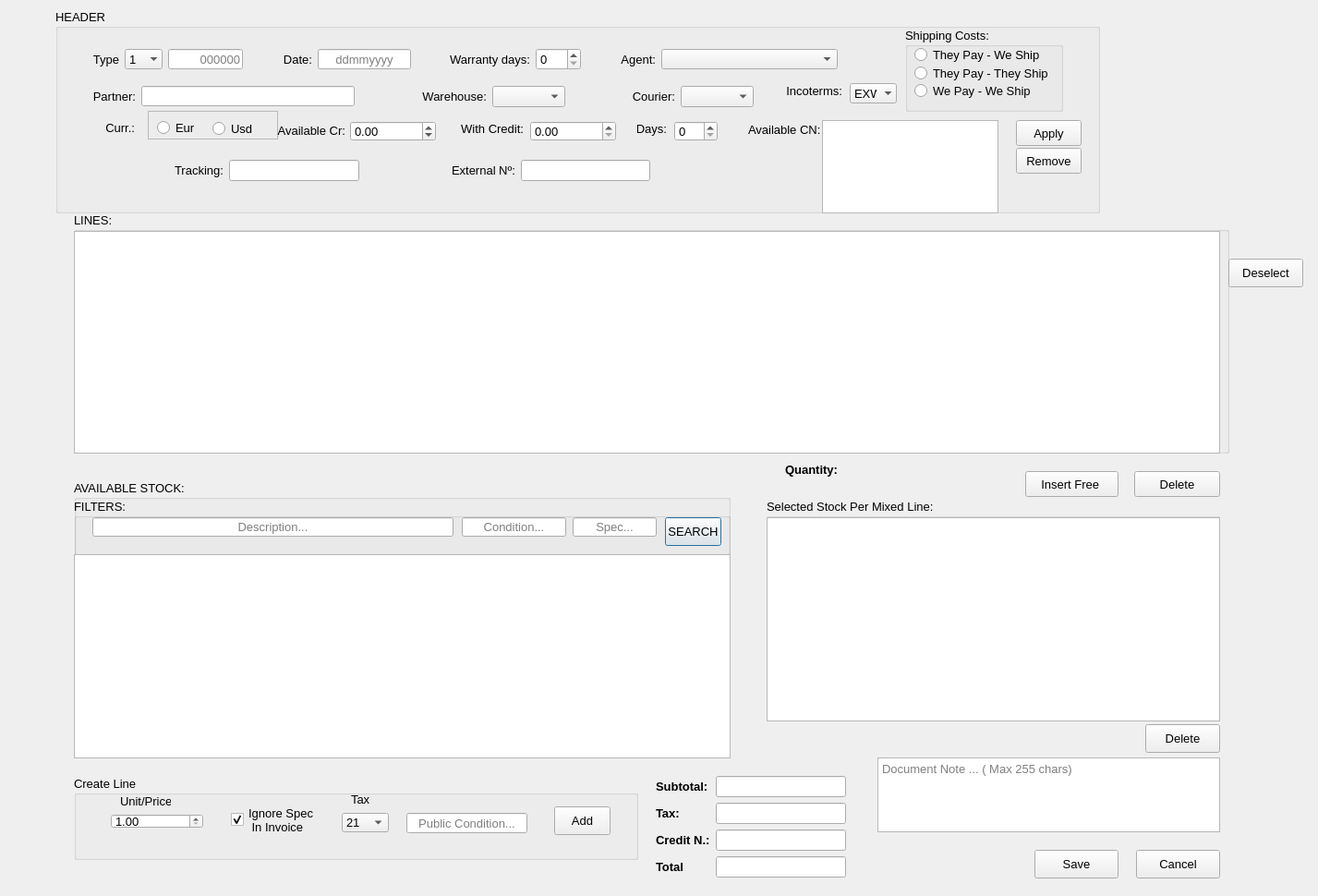
<?xml version="1.0" encoding="UTF-8"?>
<ui version="4.0">
 <class>SalesProformaForm</class>
 <widget class="QWidget" name="SalesProformaForm">
  <property name="geometry">
   <rect>
    <x>0</x>
    <y>0</y>
    <width>1427</width>
    <height>970</height>
   </rect>
  </property>
  <property name="font">
   <font>
    <pointsize>10</pointsize>
   </font>
  </property>
  <property name="windowTitle">
   <string>Sale Proforma / Invoice</string>
  </property>
  <property name="toolTip">
   <string>Press Return Key to see the results </string>
  </property>
  <property name="toolTipDuration">
   <number>1</number>
  </property>
  <widget class="QGroupBox" name="groupBox_4">
   <property name="geometry">
    <rect>
     <x>830</x>
     <y>540</y>
     <width>491</width>
     <height>241</height>
    </rect>
   </property>
   <property name="title">
    <string>Selected Stock Per Mixed Line:</string>
   </property>
   <widget class="QTableView" name="selected_stock_view">
    <property name="geometry">
     <rect>
      <x>0</x>
      <y>20</y>
      <width>491</width>
      <height>221</height>
     </rect>
    </property>
    <property name="selectionMode">
     <enum>QAbstractItemView::NoSelection</enum>
    </property>
    <property name="selectionBehavior">
     <enum>QAbstractItemView::SelectRows</enum>
    </property>
   </widget>
  </widget>
  <widget class="QGroupBox" name="groupBox">
   <property name="geometry">
    <rect>
     <x>80</x>
     <y>230</y>
     <width>1251</width>
     <height>261</height>
    </rect>
   </property>
   <property name="title">
    <string>LINES:</string>
   </property>
   <property name="flat">
    <bool>true</bool>
   </property>
   <widget class="QTableView" name="lines_view">
    <property name="enabled">
     <bool>true</bool>
    </property>
    <property name="geometry">
     <rect>
      <x>0</x>
      <y>20</y>
      <width>1241</width>
      <height>241</height>
     </rect>
    </property>
    <property name="selectionMode">
     <enum>QAbstractItemView::SingleSelection</enum>
    </property>
    <property name="selectionBehavior">
     <enum>QAbstractItemView::SelectRows</enum>
    </property>
   </widget>
  </widget>
  <widget class="QPushButton" name="cancel">
   <property name="geometry">
    <rect>
     <x>1230</x>
     <y>920</y>
     <width>91</width>
     <height>31</height>
    </rect>
   </property>
   <property name="text">
    <string>Cancel</string>
   </property>
  </widget>
  <widget class="QTextEdit" name="note">
   <property name="geometry">
    <rect>
     <x>950</x>
     <y>820</y>
     <width>371</width>
     <height>81</height>
    </rect>
   </property>
   <property name="placeholderText">
    <string>Document Note ... ( Max 255 chars) </string>
   </property>
  </widget>
  <widget class="QGroupBox" name="header">
   <property name="geometry">
    <rect>
     <x>60</x>
     <y>10</y>
     <width>1131</width>
     <height>221</height>
    </rect>
   </property>
   <property name="title">
    <string>HEADER</string>
   </property>
   <property name="flat">
    <bool>true</bool>
   </property>
   <widget class="QWidget" name="layoutWidget_2">
    <property name="geometry">
     <rect>
      <x>129</x>
      <y>160</y>
      <width>200</width>
      <height>29</height>
     </rect>
    </property>
    <layout class="QHBoxLayout" name="horizontalLayout_6">
     <item>
      <widget class="QLabel" name="label_9">
       <property name="text">
        <string>Tracking:</string>
       </property>
      </widget>
     </item>
     <item>
      <widget class="QLineEdit" name="tracking"/>
     </item>
    </layout>
   </widget>
   <widget class="QWidget" name="layoutWidget_3">
    <property name="geometry">
     <rect>
      <x>429</x>
      <y>160</y>
      <width>215</width>
      <height>29</height>
     </rect>
    </property>
    <layout class="QHBoxLayout" name="horizontalLayout_7">
     <item>
      <widget class="QLabel" name="label_17">
       <property name="text">
        <string>External Nº:</string>
       </property>
      </widget>
     </item>
     <item>
      <widget class="QLineEdit" name="external"/>
     </item>
    </layout>
   </widget>
   <widget class="QWidget" name="layoutWidget_4">
    <property name="geometry">
     <rect>
      <x>40</x>
      <y>80</y>
      <width>716</width>
      <height>29</height>
     </rect>
    </property>
    <layout class="QHBoxLayout" name="horizontalLayout_8">
     <item>
      <widget class="QLabel" name="label_18">
       <property name="text">
        <string>Partner:</string>
       </property>
       <property name="alignment">
        <set>Qt::AlignRight|Qt::AlignTrailing|Qt::AlignVCenter</set>
       </property>
      </widget>
     </item>
     <item>
      <widget class="QLineEdit" name="partner">
       <property name="minimumSize">
        <size>
         <width>231</width>
         <height>22</height>
        </size>
       </property>
       <property name="maximumSize">
        <size>
         <width>231</width>
         <height>22</height>
        </size>
       </property>
      </widget>
     </item>
     <item>
      <spacer name="horizontalSpacer_10">
       <property name="orientation">
        <enum>Qt::Horizontal</enum>
       </property>
       <property name="sizeHint" stdset="0">
        <size>
         <width>58</width>
         <height>20</height>
        </size>
       </property>
      </spacer>
     </item>
     <item>
      <widget class="QLabel" name="label_19">
       <property name="text">
        <string>Warehouse:</string>
       </property>
       <property name="alignment">
        <set>Qt::AlignRight|Qt::AlignTrailing|Qt::AlignVCenter</set>
       </property>
      </widget>
     </item>
     <item>
      <widget class="QComboBox" name="warehouse"/>
     </item>
     <item>
      <spacer name="horizontalSpacer_11">
       <property name="orientation">
        <enum>Qt::Horizontal</enum>
       </property>
       <property name="sizeHint" stdset="0">
        <size>
         <width>58</width>
         <height>20</height>
        </size>
       </property>
      </spacer>
     </item>
     <item>
      <widget class="QLabel" name="label_20">
       <property name="text">
        <string>Courier:</string>
       </property>
       <property name="alignment">
        <set>Qt::AlignRight|Qt::AlignTrailing|Qt::AlignVCenter</set>
       </property>
      </widget>
     </item>
     <item>
      <widget class="QComboBox" name="courier"/>
     </item>
    </layout>
   </widget>
   <widget class="QWidget" name="layoutWidget_5">
    <property name="geometry">
     <rect>
      <x>40</x>
      <y>40</y>
      <width>807</width>
      <height>29</height>
     </rect>
    </property>
    <layout class="QHBoxLayout" name="horizontalLayout_9">
     <item>
      <widget class="QLabel" name="label_21">
       <property name="layoutDirection">
        <enum>Qt::LeftToRight</enum>
       </property>
       <property name="text">
        <string>Type</string>
       </property>
       <property name="alignment">
        <set>Qt::AlignRight|Qt::AlignTrailing|Qt::AlignVCenter</set>
       </property>
      </widget>
     </item>
     <item>
      <widget class="QComboBox" name="type">
       <property name="minimumSize">
        <size>
         <width>41</width>
         <height>22</height>
        </size>
       </property>
       <property name="maximumSize">
        <size>
         <width>41</width>
         <height>22</height>
        </size>
       </property>
       <property name="frame">
        <bool>false</bool>
       </property>
       <item>
        <property name="text">
         <string>1</string>
        </property>
       </item>
       <item>
        <property name="text">
         <string>2</string>
        </property>
       </item>
       <item>
        <property name="text">
         <string>3</string>
        </property>
       </item>
       <item>
        <property name="text">
         <string>4</string>
        </property>
       </item>
       <item>
        <property name="text">
         <string>5</string>
        </property>
       </item>
       <item>
        <property name="text">
         <string>6</string>
        </property>
       </item>
      </widget>
     </item>
     <item>
      <widget class="QLineEdit" name="number">
       <property name="minimumSize">
        <size>
         <width>81</width>
         <height>20</height>
        </size>
       </property>
       <property name="maximumSize">
        <size>
         <width>81</width>
         <height>22</height>
        </size>
       </property>
       <property name="layoutDirection">
        <enum>Qt::LeftToRight</enum>
       </property>
       <property name="alignment">
        <set>Qt::AlignRight|Qt::AlignTrailing|Qt::AlignVCenter</set>
       </property>
       <property name="readOnly">
        <bool>true</bool>
       </property>
       <property name="placeholderText">
        <string>000000</string>
       </property>
      </widget>
     </item>
     <item>
      <spacer name="horizontalSpacer_12">
       <property name="orientation">
        <enum>Qt::Horizontal</enum>
       </property>
       <property name="sizeHint" stdset="0">
        <size>
         <width>28</width>
         <height>20</height>
        </size>
       </property>
      </spacer>
     </item>
     <item>
      <widget class="QLabel" name="label_22">
       <property name="text">
        <string>Date:</string>
       </property>
       <property name="alignment">
        <set>Qt::AlignRight|Qt::AlignTrailing|Qt::AlignVCenter</set>
       </property>
      </widget>
     </item>
     <item>
      <widget class="QLineEdit" name="date">
       <property name="minimumSize">
        <size>
         <width>101</width>
         <height>22</height>
        </size>
       </property>
       <property name="maximumSize">
        <size>
         <width>101</width>
         <height>22</height>
        </size>
       </property>
       <property name="alignment">
        <set>Qt::AlignCenter</set>
       </property>
       <property name="placeholderText">
        <string>ddmmyyyy</string>
       </property>
      </widget>
     </item>
     <item>
      <spacer name="horizontalSpacer_13">
       <property name="orientation">
        <enum>Qt::Horizontal</enum>
       </property>
       <property name="sizeHint" stdset="0">
        <size>
         <width>28</width>
         <height>20</height>
        </size>
       </property>
      </spacer>
     </item>
     <item>
      <widget class="QLabel" name="label_23">
       <property name="text">
        <string>Warranty days:</string>
       </property>
       <property name="alignment">
        <set>Qt::AlignRight|Qt::AlignTrailing|Qt::AlignVCenter</set>
       </property>
      </widget>
     </item>
     <item>
      <widget class="QSpinBox" name="warranty">
       <property name="maximum">
        <number>999</number>
       </property>
      </widget>
     </item>
     <item>
      <spacer name="horizontalSpacer_14">
       <property name="orientation">
        <enum>Qt::Horizontal</enum>
       </property>
       <property name="sizeHint" stdset="0">
        <size>
         <width>28</width>
         <height>20</height>
        </size>
       </property>
      </spacer>
     </item>
     <item>
      <widget class="QLabel" name="label_24">
       <property name="text">
        <string>Agent:</string>
       </property>
       <property name="alignment">
        <set>Qt::AlignRight|Qt::AlignTrailing|Qt::AlignVCenter</set>
       </property>
      </widget>
     </item>
     <item>
      <widget class="QComboBox" name="agent">
       <property name="minimumSize">
        <size>
         <width>191</width>
         <height>22</height>
        </size>
       </property>
       <property name="maximumSize">
        <size>
         <width>191</width>
         <height>22</height>
        </size>
       </property>
      </widget>
     </item>
    </layout>
   </widget>
   <widget class="QGroupBox" name="groupBox_3">
    <property name="geometry">
     <rect>
      <x>920</x>
      <y>20</y>
      <width>171</width>
      <height>91</height>
     </rect>
    </property>
    <property name="title">
     <string>Shipping Costs:</string>
    </property>
    <widget class="QRadioButton" name="they_pay_they_ship">
     <property name="geometry">
      <rect>
       <x>10</x>
       <y>40</y>
       <width>151</width>
       <height>18</height>
      </rect>
     </property>
     <property name="text">
      <string>They Pay - They Ship</string>
     </property>
    </widget>
    <widget class="QRadioButton" name="we_pay_we_ship">
     <property name="geometry">
      <rect>
       <x>10</x>
       <y>60</y>
       <width>151</width>
       <height>17</height>
      </rect>
     </property>
     <property name="text">
      <string>We Pay - We Ship</string>
     </property>
    </widget>
    <widget class="QRadioButton" name="they_pay_we_ship">
     <property name="geometry">
      <rect>
       <x>10</x>
       <y>20</y>
       <width>141</width>
       <height>18</height>
      </rect>
     </property>
     <property name="text">
      <string>They Pay - We Ship</string>
     </property>
    </widget>
   </widget>
   <widget class="QLabel" name="label_2">
    <property name="geometry">
     <rect>
      <x>750</x>
      <y>120</y>
      <width>81</width>
      <height>20</height>
     </rect>
    </property>
    <property name="text">
     <string>Available CN:</string>
    </property>
   </widget>
   <widget class="QListView" name="cnview">
    <property name="geometry">
     <rect>
      <x>830</x>
      <y>120</y>
      <width>191</width>
      <height>101</height>
     </rect>
    </property>
   </widget>
   <widget class="QPushButton" name="apply">
    <property name="geometry">
     <rect>
      <x>1040</x>
      <y>120</y>
      <width>71</width>
      <height>28</height>
     </rect>
    </property>
    <property name="text">
     <string>Apply</string>
    </property>
   </widget>
   <widget class="QPushButton" name="remove">
    <property name="geometry">
     <rect>
      <x>1040</x>
      <y>150</y>
      <width>71</width>
      <height>28</height>
     </rect>
    </property>
    <property name="text">
     <string>Remove</string>
    </property>
   </widget>
   <widget class="QLabel" name="label_25">
    <property name="geometry">
     <rect>
      <x>30</x>
      <y>120</y>
      <width>56</width>
      <height>16</height>
     </rect>
    </property>
    <property name="text">
     <string>Curr.:</string>
    </property>
    <property name="alignment">
     <set>Qt::AlignRight|Qt::AlignTrailing|Qt::AlignVCenter</set>
    </property>
   </widget>
   <widget class="QFrame" name="frame">
    <property name="geometry">
     <rect>
      <x>100</x>
      <y>110</y>
      <width>141</width>
      <height>31</height>
     </rect>
    </property>
    <property name="frameShape">
     <enum>QFrame::StyledPanel</enum>
    </property>
    <property name="frameShadow">
     <enum>QFrame::Raised</enum>
    </property>
    <widget class="QRadioButton" name="eur">
     <property name="geometry">
      <rect>
       <x>10</x>
       <y>8</y>
       <width>51</width>
       <height>20</height>
      </rect>
     </property>
     <property name="text">
      <string>Eur</string>
     </property>
    </widget>
    <widget class="QRadioButton" name="usd">
     <property name="geometry">
      <rect>
       <x>70</x>
       <y>10</y>
       <width>61</width>
       <height>18</height>
      </rect>
     </property>
     <property name="text">
      <string>Usd</string>
     </property>
    </widget>
   </widget>
   <widget class="QLabel" name="label_28">
    <property name="geometry">
     <rect>
      <x>630</x>
      <y>121</y>
      <width>32</width>
      <height>16</height>
     </rect>
    </property>
    <property name="text">
     <string>Days:</string>
    </property>
    <property name="alignment">
     <set>Qt::AlignRight|Qt::AlignTrailing|Qt::AlignVCenter</set>
    </property>
   </widget>
   <widget class="QSpinBox" name="days">
    <property name="geometry">
     <rect>
      <x>670</x>
      <y>121</y>
      <width>47</width>
      <height>22</height>
     </rect>
    </property>
    <property name="maximum">
     <number>999</number>
    </property>
   </widget>
   <widget class="QComboBox" name="incoterms">
    <property name="geometry">
     <rect>
      <x>860</x>
      <y>80</y>
      <width>51</width>
      <height>22</height>
     </rect>
    </property>
    <property name="minimumSize">
     <size>
      <width>51</width>
      <height>22</height>
     </size>
    </property>
    <property name="maximumSize">
     <size>
      <width>51</width>
      <height>22</height>
     </size>
    </property>
    <property name="iconSize">
     <size>
      <width>16</width>
      <height>16</height>
     </size>
    </property>
    <property name="frame">
     <bool>false</bool>
    </property>
    <item>
     <property name="text">
      <string>EXW</string>
     </property>
    </item>
    <item>
     <property name="text">
      <string>FOB</string>
     </property>
    </item>
    <item>
     <property name="text">
      <string>CIF</string>
     </property>
    </item>
    <item>
     <property name="text">
      <string>CIP</string>
     </property>
    </item>
    <item>
     <property name="text">
      <string>DAP</string>
     </property>
    </item>
    <item>
     <property name="text">
      <string>DAT</string>
     </property>
    </item>
   </widget>
   <widget class="QLabel" name="label_29">
    <property name="geometry">
     <rect>
      <x>790</x>
      <y>80</y>
      <width>62</width>
      <height>16</height>
     </rect>
    </property>
    <property name="text">
     <string>Incoterms:</string>
    </property>
    <property name="alignment">
     <set>Qt::AlignRight|Qt::AlignTrailing|Qt::AlignVCenter</set>
    </property>
   </widget>
   <widget class="QLabel" name="label_26">
    <property name="geometry">
     <rect>
      <x>220</x>
      <y>123</y>
      <width>94</width>
      <height>16</height>
     </rect>
    </property>
    <property name="text">
     <string>Available Cr:</string>
    </property>
    <property name="alignment">
     <set>Qt::AlignRight|Qt::AlignTrailing|Qt::AlignVCenter</set>
    </property>
   </widget>
   <widget class="QLabel" name="label_27">
    <property name="geometry">
     <rect>
      <x>438</x>
      <y>121</y>
      <width>69</width>
      <height>16</height>
     </rect>
    </property>
    <property name="text">
     <string>With Credit:</string>
    </property>
    <property name="alignment">
     <set>Qt::AlignRight|Qt::AlignTrailing|Qt::AlignVCenter</set>
    </property>
   </widget>
   <widget class="QDoubleSpinBox" name="available_credit">
    <property name="geometry">
     <rect>
      <x>319</x>
      <y>121</y>
      <width>93</width>
      <height>22</height>
     </rect>
    </property>
    <property name="minimum">
     <double>-9999999.000000000000000</double>
    </property>
    <property name="maximum">
     <double>9999999.000000000000000</double>
    </property>
    <property name="singleStep">
     <double>0.000000000000000</double>
    </property>
   </widget>
   <widget class="QDoubleSpinBox" name="credit">
    <property name="geometry">
     <rect>
      <x>514</x>
      <y>121</y>
      <width>93</width>
      <height>22</height>
     </rect>
    </property>
    <property name="maximum">
     <double>9999999.000000000000000</double>
    </property>
    <property name="singleStep">
     <double>0.000000000000000</double>
    </property>
   </widget>
  </widget>
  <widget class="QGroupBox" name="groupBox_5">
   <property name="geometry">
    <rect>
     <x>80</x>
     <y>520</y>
     <width>711</width>
     <height>301</height>
    </rect>
   </property>
   <property name="title">
    <string>AVAILABLE STOCK:</string>
   </property>
   <widget class="QTableView" name="stock_view">
    <property name="geometry">
     <rect>
      <x>0</x>
      <y>80</y>
      <width>711</width>
      <height>221</height>
     </rect>
    </property>
   </widget>
   <widget class="QGroupBox" name="groupBox_6">
    <property name="geometry">
     <rect>
      <x>0</x>
      <y>20</y>
      <width>711</width>
      <height>61</height>
     </rect>
    </property>
    <property name="title">
     <string>FILTERS:</string>
    </property>
    <widget class="QPushButton" name="search">
     <property name="geometry">
      <rect>
       <x>640</x>
       <y>20</y>
       <width>61</width>
       <height>31</height>
      </rect>
     </property>
     <property name="text">
      <string>SEARCH</string>
     </property>
     <property name="autoDefault">
      <bool>false</bool>
     </property>
     <property name="default">
      <bool>true</bool>
     </property>
    </widget>
    <widget class="QLineEdit" name="description">
     <property name="geometry">
      <rect>
       <x>20</x>
       <y>20</y>
       <width>391</width>
       <height>21</height>
      </rect>
     </property>
     <property name="alignment">
      <set>Qt::AlignCenter</set>
     </property>
     <property name="placeholderText">
      <string>Description...</string>
     </property>
     <property name="clearButtonEnabled">
      <bool>true</bool>
     </property>
    </widget>
    <widget class="QLineEdit" name="condition">
     <property name="geometry">
      <rect>
       <x>420</x>
       <y>20</y>
       <width>113</width>
       <height>21</height>
      </rect>
     </property>
     <property name="echoMode">
      <enum>QLineEdit::Normal</enum>
     </property>
     <property name="alignment">
      <set>Qt::AlignCenter</set>
     </property>
     <property name="placeholderText">
      <string>Condition...</string>
     </property>
     <property name="clearButtonEnabled">
      <bool>true</bool>
     </property>
    </widget>
    <widget class="QLineEdit" name="spec">
     <property name="geometry">
      <rect>
       <x>540</x>
       <y>20</y>
       <width>91</width>
       <height>21</height>
      </rect>
     </property>
     <property name="text">
      <string/>
     </property>
     <property name="echoMode">
      <enum>QLineEdit::Normal</enum>
     </property>
     <property name="alignment">
      <set>Qt::AlignCenter</set>
     </property>
     <property name="placeholderText">
      <string>Spec...</string>
     </property>
     <property name="clearButtonEnabled">
      <bool>true</bool>
     </property>
    </widget>
   </widget>
   <zorder>groupBox_6</zorder>
   <zorder>stock_view</zorder>
  </widget>
  <widget class="QPushButton" name="save">
   <property name="geometry">
    <rect>
     <x>1120</x>
     <y>920</y>
     <width>91</width>
     <height>31</height>
    </rect>
   </property>
   <property name="text">
    <string>Save</string>
   </property>
  </widget>
  <widget class="QPushButton" name="delete_button">
   <property name="geometry">
    <rect>
     <x>1228</x>
     <y>510</y>
     <width>93</width>
     <height>28</height>
    </rect>
   </property>
   <property name="text">
    <string>Delete</string>
   </property>
   <property name="default">
    <bool>false</bool>
   </property>
  </widget>
  <widget class="QPushButton" name="insert">
   <property name="geometry">
    <rect>
     <x>1110</x>
     <y>510</y>
     <width>101</width>
     <height>28</height>
    </rect>
   </property>
   <property name="text">
    <string>Insert Free </string>
   </property>
  </widget>
  <widget class="QWidget" name="layoutWidget">
   <property name="geometry">
    <rect>
     <x>710</x>
     <y>840</y>
     <width>206</width>
     <height>111</height>
    </rect>
   </property>
   <layout class="QFormLayout" name="formLayout">
    <item row="0" column="0">
     <widget class="QLabel" name="label_33">
      <property name="font">
       <font>
        <pointsize>10</pointsize>
        <weight>75</weight>
        <bold>true</bold>
       </font>
      </property>
      <property name="layoutDirection">
       <enum>Qt::LeftToRight</enum>
      </property>
      <property name="styleSheet">
       <string notr="true"/>
      </property>
      <property name="text">
       <string>Subtotal:</string>
      </property>
     </widget>
    </item>
    <item row="0" column="1">
     <widget class="QLineEdit" name="subtotal_proforma">
      <property name="font">
       <font>
        <pointsize>10</pointsize>
       </font>
      </property>
      <property name="layoutDirection">
       <enum>Qt::LeftToRight</enum>
      </property>
      <property name="readOnly">
       <bool>true</bool>
      </property>
     </widget>
    </item>
    <item row="1" column="0">
     <widget class="QLabel" name="label_34">
      <property name="font">
       <font>
        <pointsize>10</pointsize>
        <weight>75</weight>
        <bold>true</bold>
       </font>
      </property>
      <property name="layoutDirection">
       <enum>Qt::LeftToRight</enum>
      </property>
      <property name="text">
       <string>Tax:</string>
      </property>
     </widget>
    </item>
    <item row="1" column="1">
     <widget class="QLineEdit" name="proforma_tax">
      <property name="layoutDirection">
       <enum>Qt::LeftToRight</enum>
      </property>
      <property name="readOnly">
       <bool>true</bool>
      </property>
     </widget>
    </item>
    <item row="2" column="0">
     <widget class="QLabel" name="label">
      <property name="font">
       <font>
        <pointsize>10</pointsize>
        <weight>75</weight>
        <bold>true</bold>
       </font>
      </property>
      <property name="styleSheet">
       <string notr="true">font-weight:bold; </string>
      </property>
      <property name="text">
       <string>Credit N.:</string>
      </property>
     </widget>
    </item>
    <item row="2" column="1">
     <widget class="QLineEdit" name="lineEdit"/>
    </item>
    <item row="3" column="0">
     <widget class="QLabel" name="label_35">
      <property name="font">
       <font>
        <pointsize>10</pointsize>
        <weight>75</weight>
        <bold>true</bold>
       </font>
      </property>
      <property name="layoutDirection">
       <enum>Qt::LeftToRight</enum>
      </property>
      <property name="text">
       <string>Total </string>
      </property>
     </widget>
    </item>
    <item row="3" column="1">
     <widget class="QLineEdit" name="proforma_total">
      <property name="layoutDirection">
       <enum>Qt::LeftToRight</enum>
      </property>
      <property name="readOnly">
       <bool>true</bool>
      </property>
     </widget>
    </item>
   </layout>
  </widget>
  <widget class="QGroupBox" name="create_line_frame">
   <property name="geometry">
    <rect>
     <x>80</x>
     <y>840</y>
     <width>611</width>
     <height>91</height>
    </rect>
   </property>
   <property name="title">
    <string>Create Line</string>
   </property>
   <widget class="QComboBox" name="tax">
    <property name="enabled">
     <bool>true</bool>
    </property>
    <property name="geometry">
     <rect>
      <x>290</x>
      <y>40</y>
      <width>51</width>
      <height>21</height>
     </rect>
    </property>
    <property name="currentText">
     <string>21</string>
    </property>
    <property name="currentIndex">
     <number>3</number>
    </property>
    <item>
     <property name="text">
      <string>0</string>
     </property>
    </item>
    <item>
     <property name="text">
      <string>4</string>
     </property>
    </item>
    <item>
     <property name="text">
      <string>10</string>
     </property>
    </item>
    <item>
     <property name="text">
      <string>21</string>
     </property>
    </item>
   </widget>
   <widget class="QLabel" name="label_31">
    <property name="geometry">
     <rect>
      <x>300</x>
      <y>17</y>
      <width>31</width>
      <height>16</height>
     </rect>
    </property>
    <property name="text">
     <string>Tax</string>
    </property>
   </widget>
   <widget class="QDoubleSpinBox" name="price">
    <property name="geometry">
     <rect>
      <x>40</x>
      <y>41</y>
      <width>100</width>
      <height>16</height>
     </rect>
    </property>
    <property name="decimals">
     <number>2</number>
    </property>
    <property name="minimum">
     <double>1.000000000000000</double>
    </property>
    <property name="maximum">
     <double>10000000.000000000000000</double>
    </property>
   </widget>
   <widget class="QCheckBox" name="ignore">
    <property name="geometry">
     <rect>
      <x>170</x>
      <y>27</y>
      <width>101</width>
      <height>41</height>
     </rect>
    </property>
    <property name="text">
     <string>Ignore Spec
 In Invoice</string>
    </property>
    <property name="checked">
     <bool>true</bool>
    </property>
   </widget>
   <widget class="QPushButton" name="add">
    <property name="geometry">
     <rect>
      <x>520</x>
      <y>33</y>
      <width>61</width>
      <height>31</height>
     </rect>
    </property>
    <property name="text">
     <string>Add</string>
    </property>
    <property name="autoDefault">
     <bool>false</bool>
    </property>
    <property name="default">
     <bool>false</bool>
    </property>
   </widget>
   <widget class="QLabel" name="label_30">
    <property name="geometry">
     <rect>
      <x>50</x>
      <y>19</y>
      <width>55</width>
      <height>16</height>
     </rect>
    </property>
    <property name="text">
     <string>Unit/Price</string>
    </property>
   </widget>
   <widget class="QLineEdit" name="showing_condition">
    <property name="geometry">
     <rect>
      <x>360</x>
      <y>40</y>
      <width>131</width>
      <height>22</height>
     </rect>
    </property>
    <property name="text">
     <string/>
    </property>
    <property name="alignment">
     <set>Qt::AlignCenter</set>
    </property>
    <property name="placeholderText">
     <string>Public Condition...</string>
    </property>
   </widget>
  </widget>
  <widget class="QPushButton" name="delete_selected_stock">
   <property name="geometry">
    <rect>
     <x>1240</x>
     <y>784</y>
     <width>81</width>
     <height>31</height>
    </rect>
   </property>
   <property name="text">
    <string>Delete</string>
   </property>
  </widget>
  <widget class="QPushButton" name="deselect">
   <property name="geometry">
    <rect>
     <x>1330</x>
     <y>280</y>
     <width>81</width>
     <height>31</height>
    </rect>
   </property>
   <property name="text">
    <string>Deselect</string>
   </property>
  </widget>
  <widget class="QLabel" name="quantity">
   <property name="geometry">
    <rect>
     <x>850</x>
     <y>500</y>
     <width>201</width>
     <height>16</height>
    </rect>
   </property>
   <property name="styleSheet">
    <string notr="true">font:bold; </string>
   </property>
   <property name="text">
    <string>Quantity:</string>
   </property>
   <property name="textFormat">
    <enum>Qt::AutoText</enum>
   </property>
   <property name="scaledContents">
    <bool>false</bool>
   </property>
  </widget>
 </widget>
 <tabstops>
  <tabstop>type</tabstop>
  <tabstop>number</tabstop>
  <tabstop>date</tabstop>
  <tabstop>warranty</tabstop>
  <tabstop>agent</tabstop>
  <tabstop>they_pay_we_ship</tabstop>
  <tabstop>they_pay_they_ship</tabstop>
  <tabstop>we_pay_we_ship</tabstop>
  <tabstop>partner</tabstop>
  <tabstop>warehouse</tabstop>
  <tabstop>courier</tabstop>
  <tabstop>incoterms</tabstop>
  <tabstop>eur</tabstop>
  <tabstop>usd</tabstop>
  <tabstop>available_credit</tabstop>
  <tabstop>credit</tabstop>
  <tabstop>days</tabstop>
  <tabstop>cnview</tabstop>
  <tabstop>apply</tabstop>
  <tabstop>tracking</tabstop>
  <tabstop>external</tabstop>
  <tabstop>remove</tabstop>
  <tabstop>lines_view</tabstop>
  <tabstop>description</tabstop>
  <tabstop>condition</tabstop>
  <tabstop>spec</tabstop>
  <tabstop>search</tabstop>
  <tabstop>stock_view</tabstop>
  <tabstop>price</tabstop>
  <tabstop>ignore</tabstop>
  <tabstop>tax</tabstop>
  <tabstop>showing_condition</tabstop>
  <tabstop>add</tabstop>
  <tabstop>save</tabstop>
  <tabstop>delete_button</tabstop>
  <tabstop>insert</tabstop>
  <tabstop>proforma_total</tabstop>
  <tabstop>proforma_tax</tabstop>
  <tabstop>delete_selected_stock</tabstop>
  <tabstop>subtotal_proforma</tabstop>
  <tabstop>deselect</tabstop>
  <tabstop>lineEdit</tabstop>
  <tabstop>selected_stock_view</tabstop>
  <tabstop>note</tabstop>
  <tabstop>cancel</tabstop>
 </tabstops>
 <resources/>
 <connections>
  <connection>
   <sender>cancel</sender>
   <signal>clicked()</signal>
   <receiver>SalesProformaForm</receiver>
   <slot>close()</slot>
   <hints>
    <hint type="sourcelabel">
     <x>1205</x>
     <y>905</y>
    </hint>
    <hint type="destinationlabel">
     <x>1233</x>
     <y>852</y>
    </hint>
   </hints>
  </connection>
 </connections>
</ui>
